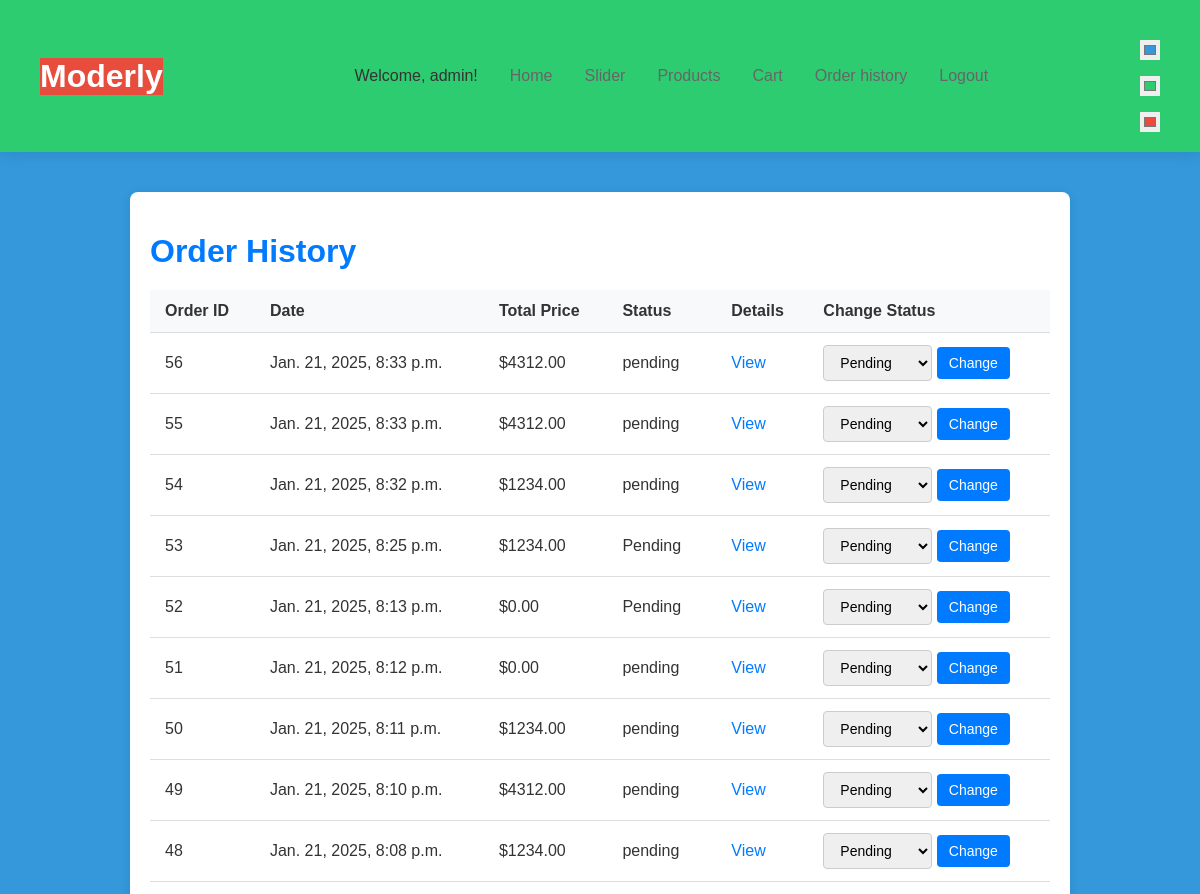
The app's page /cart/order_history/ (signed in, upper part), older data.
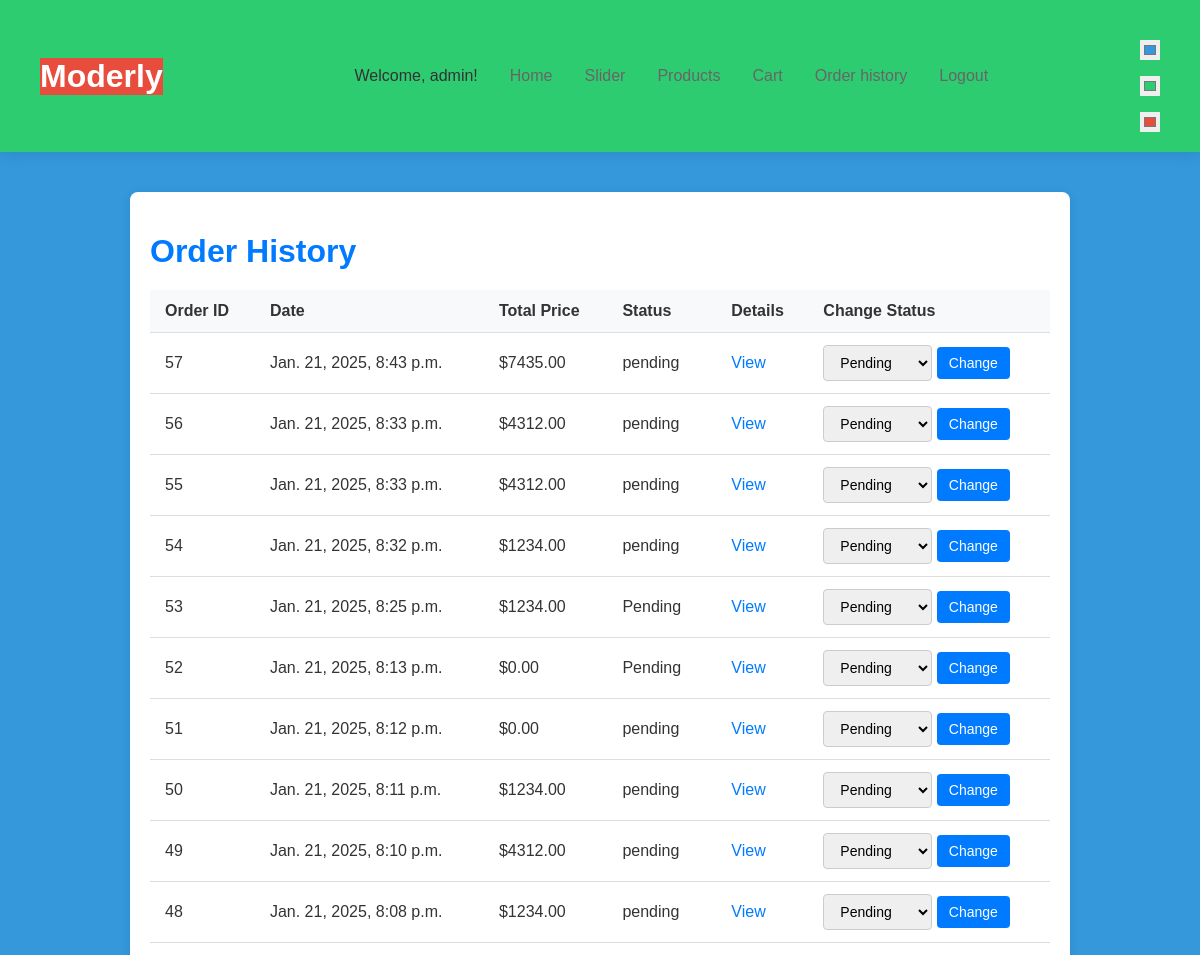
The same page, newer data.
### cart/models.py (models this page shows, shortened)
class Order(models.Model):
    STATUS_CHOICES = [
        ('pending', 'Pending'),
        ('paid', 'Paid'),
        ('shipped', 'Shipped'),
        ('completed', 'Completed'),
        ('cancelled', 'Cancelled'),
    ]
    payment_method = models.CharField(max_length=20, choices=[('credit_card', 'Credit Card'), ('paypal', 'PayPal')], default='credit_card')
    created_at = models.DateTimeField(auto_now_add=True)
    status = models.CharField(max_length=10, choices=STATUS_CHOICES, default='pending')
    shipping_address = models.TextField()
    total_price = models.DecimalField(max_digits=10, decimal_places=2)
    user = models.ForeignKey(CustomUser, on_delete=models.CASCADE, related_name='orders')

### cart/views.py (the view, shortened to what this page needs)
# urls.py: path('order_history/', views.order_history, name='order_history'),
@login_required
def order_history(request):
    if request.user.is_admin or request.user.is_moderator:
        orders = Order.objects.all().order_by('-created_at')
    else:
        orders = Order.objects.filter(user=request.user).order_by('-created_at')
    return render(request, 'orders/order_history.html', {'orders': orders})

### base/context_processors.py (called while the page is built)
def current_user(request):
    return {
        'current_user': request.user if request.user.is_authenticated else None
    }

### templates/orders/order_history.html (shortened to what this page needs)
<!DOCTYPE html>
<html lang="en">
<head>
</head>
<body>
    {% include 'header.html' %}
    <div class="container">
        <h1>Order History</h1>
        <table>
            <thead>
                <tr>
                    <th>Order ID</th>
                    <th>Date</th>
                    <th>Total Price</th>
                    <th>Status</th>
                    <th>Details</th>
                    {% if user.is_admin or user.is_moderator %}
                    <th>Change Status</th>
                    {% endif %}
                </tr>
            </thead>
            <tbody>
                {% for order in orders %}
                <tr>
                    <td>{{ order.id }}</td>
                    <td>{{ order.created_at }}</td>
                    <td>${{ order.total_price }}</td>
                    <td>{{ order.status }}</td>
                    <td><a href="{% url 'order_status' order.id %}">View</a></td>
                    {% if user.is_admin or user.is_moderator %}
                    <td>
                        <form method="post" action="{% url 'order_history' %}">
                            <select name="status">
                                <option value="Pending" {% if order.status == 'Pending' %}selected{% endif %}>Pending</option>
                            </select>
                            <button type="submit">Change</button>
                        </form>
                    </td>
                    {% endif %}
                </tr>
                {% endfor %}
            </tbody>
        </table>
    </div>
</body>
</html>

Row changes from the older to the newer data that the page shows:
added Order: id "57", created_at "Jan. 21, 2025, 8:43 p.m.", total_price "7435.00", status "pending"
